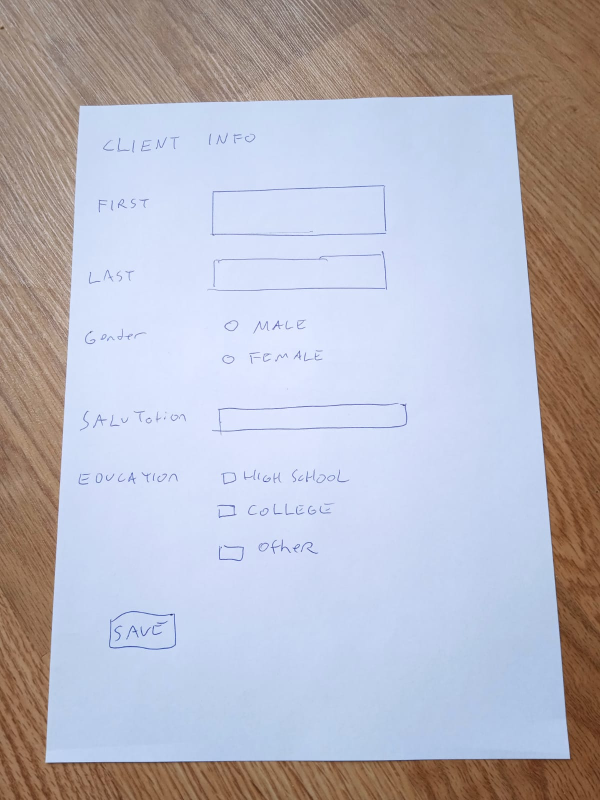
#> input picture img.jpg, 1200 x 1600 px (shown at 1/2 size)
$ jupyter execute homography-transform.ipynb   (older library calls are emulated)
#> lines starting #> are read from the running program, lines starting #| are printed output that depends on the picture; after the words box and inside, x2 and y2 are one past the last pixel; in counts of white or black regions, pixels touching at a corner belong together
[cell 1]
import cv2
import numpy as np
import imutils
from matplotlib import pyplot as plt

[cell 2]
img = cv2.imread("img.jpg")
#> img is the input picture: shape (1600, 1200, 3); mean B, G, R 192.1, 181.4, 182.5

[cell 3]
def shadow_remove(img):
    rgb_planes = cv2.split(img)
    result_norm_planes = []
    for plane in rgb_planes:
        dilated_img = cv2.dilate(plane, np.ones((7, 7), np.uint8),iterations=5)

        # Use bilateral filter instead of medianBlur
        bg_img = cv2.bilateralFilter(dilated_img, d=20, sigmaColor=75, sigmaSpace=75)

        diff_img = 255 - cv2.absdiff(plane, bg_img)
        norm_img = cv2.normalize(diff_img, None, alpha=20, beta=255, norm_type=cv2.NORM_MINMAX, dtype=cv2.CV_8UC1)
        result_norm_planes.append(norm_img)

    shadowremov = cv2.merge(result_norm_planes)
    return shadowremov

[cell 4]
def preprocess(image):

    img_copy = cv2.cvtColor(image.copy(), cv2.COLOR_BGR2GRAY)

    bg_img = cv2.bilateralFilter(img_copy, d=55, sigmaColor=75, sigmaSpace=75)
    divided = cv2.divide(img_copy, bg_img, scale=255)

    clahe = cv2.createCLAHE(clipLimit = 2)
    final_img = clahe.apply(divided) + 30

    final_img = cv2.GaussianBlur(final_img, (3,3), sigmaX=33, sigmaY=33)
    (thresh, final_img) = cv2.threshold(final_img, 0, 255, cv2.THRESH_BINARY | cv2.THRESH_OTSU)

    final_img = cv2.cvtColor(final_img, cv2.COLOR_GRAY2BGR)

    final_img = cv2.bitwise_not(final_img)

    return final_img

[cell 5]
def order_points(points):
    # Convert input to numpy array if not already
    points = np.array(points, dtype="float32")
    rect = np.zeros((4, 2), dtype="float32")  # To hold corners

    # Calculate sums and differences
    s = points.sum(axis=1)  # x + y
    # diff = np.diff(points, axis=1).flatten()  # y - x

    # Assign corners
    rect[0] = points[np.argmin(s)]  # Top-left: smallest sum
    rect[2] = points[np.argmax(s)]  # Bottom-right: largest sum

    # Remove assigned points
    remaining = [i for i in range(len(points)) if i not in [np.argmin(s), np.argmax(s)]]
    remaining_points = points[remaining]

    # Assign remaining corners based on difference
    diff_remaining = np.diff(remaining_points, axis=1).flatten()
    rect[1] = remaining_points[np.argmin(diff_remaining)]  # Top-right: smallest difference
    rect[3] = remaining_points[np.argmax(diff_remaining)]  # Bottom-left: largest difference

    return rect

def four_point_transform(image, pts):

    rect = order_points(pts)
    (tl, tr, br, bl) = rect

    widthA = np.sqrt(((br[0] - bl[0]) ** 2) + ((br[1] - bl[1]) ** 2))
    widthB = np.sqrt(((tr[0] - tl[0]) ** 2) + ((tr[1] - tl[1]) ** 2))
    maxWidth = max(int(widthA), int(widthB))

    heightA = np.sqrt(((tr[0] - br[0]) ** 2) + ((tr[1] - br[1]) ** 2))
    heightB = np.sqrt(((tl[0] - bl[0]) ** 2) + ((tl[1] - bl[1]) ** 2))
    maxHeight = max(int(heightA), int(heightB))

    dst = np.array([
        [0, 0],
        [maxWidth - 1, 0],
        [maxWidth - 1, maxHeight - 1],
        [0, maxHeight - 1]], dtype = "float32")

    M = cv2.getPerspectiveTransform(rect, dst)
    warped = cv2.warpPerspective(image, M, (maxWidth, maxHeight))

    return warped

[cell 6]
plt.imshow(shadow_remove(img))
#> the loop in shadow_remove, `for plane in rgb_planes:` made 3 passes
#> pass 1, in shadow_remove, `dilated_img = cv2.dilate(plane, np.ones((7, 7), np.uint8),iterations=5)`:
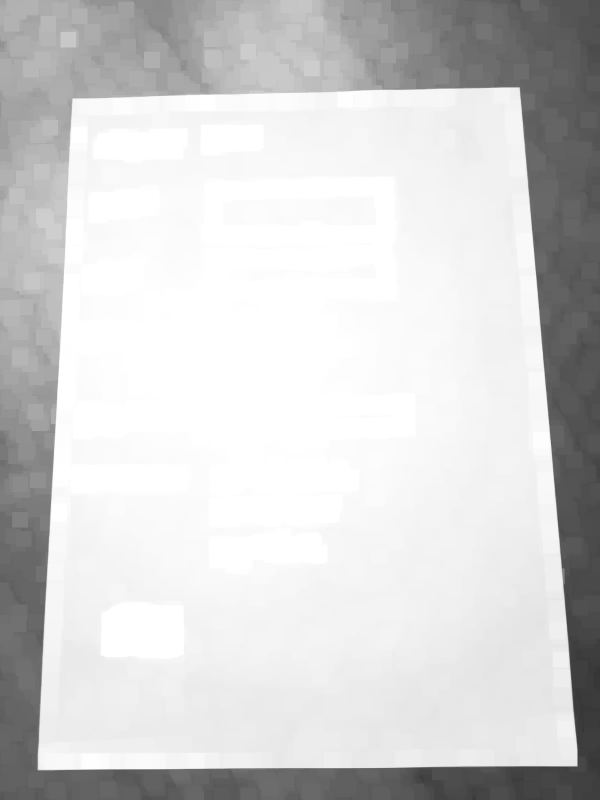
#> dilated_img: shape (1600, 1200) (shown at 1/2 size); min 53, max 255, mean 210.3
#> after the loop in shadow_remove, `for plane in rgb_planes:`:
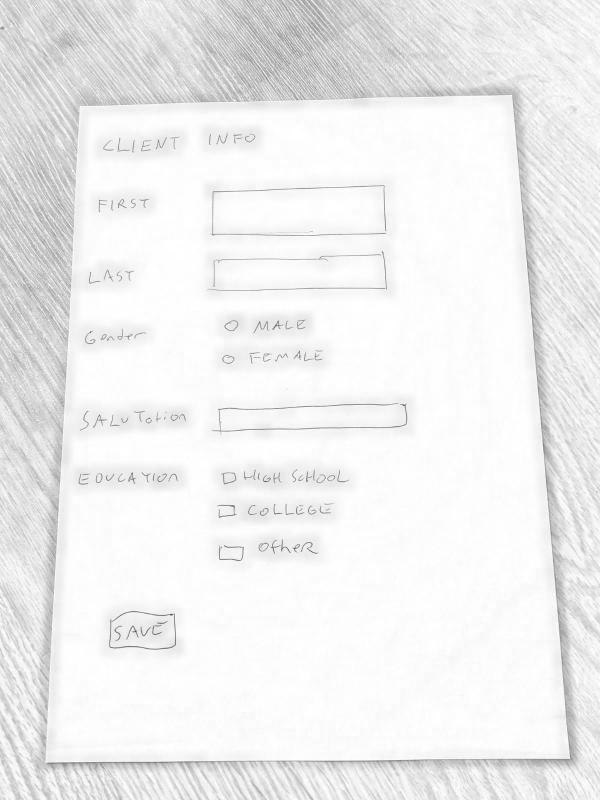
#> diff_img: shape (1600, 1200) (shown at 1/2 size); min 49, max 255, mean 238.9
#> after the loop in shadow_remove, `for plane in rgb_planes:`:
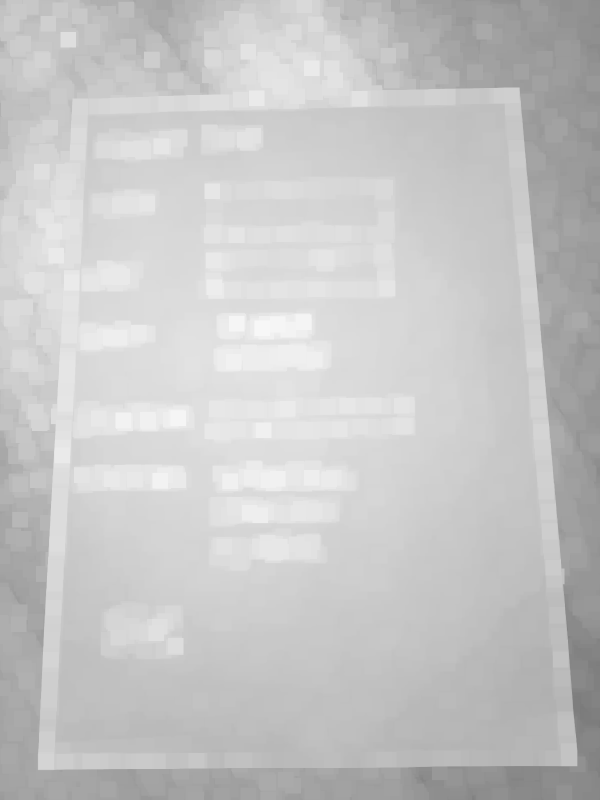
#> dilated_img: shape (1600, 1200) (shown at 1/2 size); min 120, max 247, mean 198.6
#> after the loop in shadow_remove, `for plane in rgb_planes:`: result_norm_planes = 3 items

[cell 7]
class EditWindow():

    def __init__(self, points) -> None:

        self.radius = 15
        self.selected_point = None
        self.points = points

        # Create window and set mouse callback
        cv2.namedWindow("Homography Transform")
        cv2.setMouseCallback("Homography Transform", self.mouse_callback)

    def draw_points(self, img, points):
        """Draw circles around each point and display instruction text."""
        for point in points:

            cv2.circle(img, point[0], self.radius, (0, 255, 0), 2)
            cv2.circle(img, point[0], 1, (0, 0, 255), -1)

        # Display instructions on the image
        cv2.putText(img, "Press 'q' to extract", (10, 30), cv2.FONT_HERSHEY_SIMPLEX, 0.4, (255, 255, 255), 1)
        cv2.putText(img, "Drag the circles to correct", (10, 50), cv2.FONT_HERSHEY_SIMPLEX, 0.4, (255, 255, 255), 1)

    def find_closest_point(self, x, y):
        """Return index of the closest point within the radius, or None if no point is close."""
        for i, (px, py) in enumerate([p[0] for p in self.points]):
            if (x - px)**2 + (y - py)**2 < self.radius**2:
                return i
        return None

    def mouse_callback(self, event, x, y, flags, param):

        if event == cv2.EVENT_LBUTTONDOWN:
            # Check if a point is clicked and select it for dragging
            self.selected_point = self.find_closest_point(x, y)

        elif event == cv2.EVENT_MOUSEMOVE:
            # Move the selected point if any
            if self.selected_point is not None:
                self.points[self.selected_point] = (x, y)

        elif event == cv2.EVENT_LBUTTONUP:
            # Release the selected point
            self.selected_point = None

    def run(self, image):

        while True:
            # Draw points on a copy of the image
            img_copy = image.copy()
            self.draw_points(img_copy, self.points)

            # Display the image
            cv2.imshow("Homography Transform", img_copy)

            # Exit on 'q' key press
            key = cv2.waitKey(1)
            if key & 0xFF == ord('q'):
                break

        cv2.destroyAllWindows()

[cell 8]
ratio = img.shape[0] / 500.0
#> ratio = 3.2
orig = img.copy()
image = imutils.resize(preprocess(shadow_remove(img)), height = 500)
#> the loop in shadow_remove (call 2), `for plane in rgb_planes:` made 3 passes
#> in preprocess, `divided = cv2.divide(img_copy, bg_img, scale=255)`:
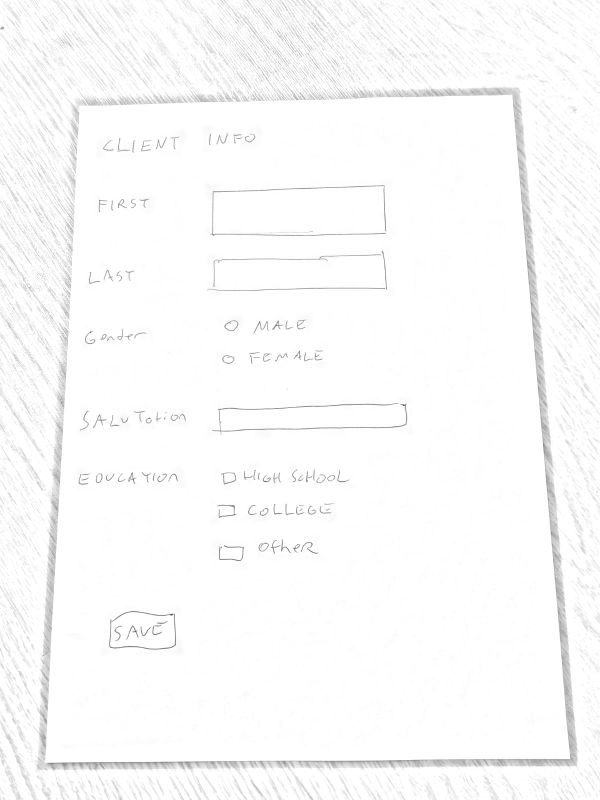
#> divided: shape (1600, 1200) (shown at 1/2 size); min 38, max 255, mean 250.5
#> in preprocess, `final_img = clahe.apply(divided) + 30`:
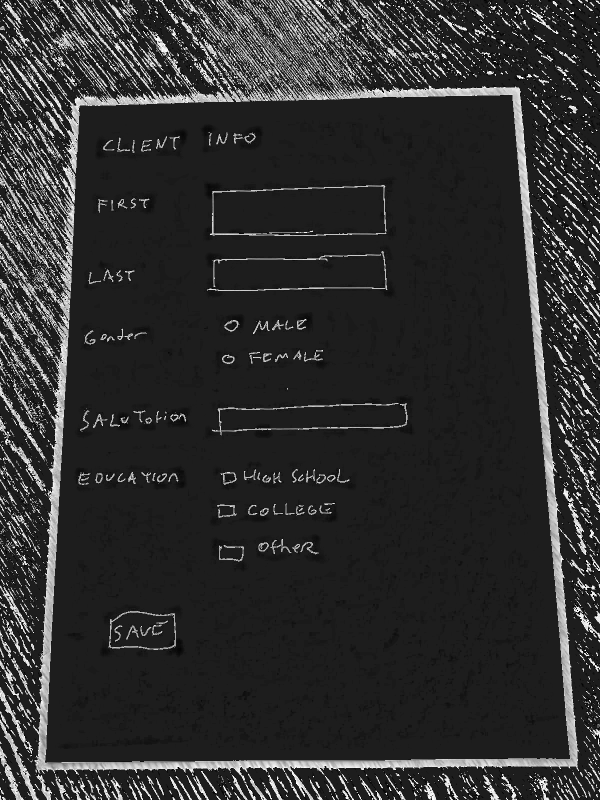
#> final_img: shape (1600, 1200) (shown at 1/2 size); min 0, max 255, mean 47.6
#> in preprocess, `(thresh, final_img) = cv2.threshold(final_img, 0, 255, cv2.THRESH_BINA..`:
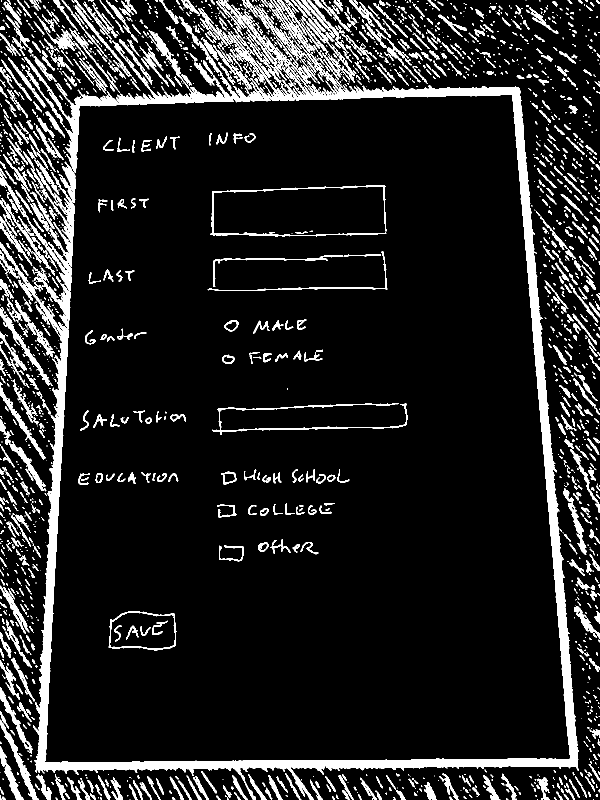
#> final_img: shape (1600, 1200) (shown at 1/2 size); 11.8% white; 2268 white regions (1348 under 20 px), largest, box (x1, y1, x2, y2) and area: (0, 0, 1158, 1600) 93494, (420, 370, 773, 473) 2257, (424, 806, 816, 870) 2206
#> in preprocess, `(thresh, final_img) = cv2.threshold(final_img, 0, 255, cv2.THRESH_BINA..`: thresh = 99

gray = cv2.cvtColor(image, cv2.COLOR_BGR2GRAY)
gray = cv2.GaussianBlur(gray, (5, 5), 0)
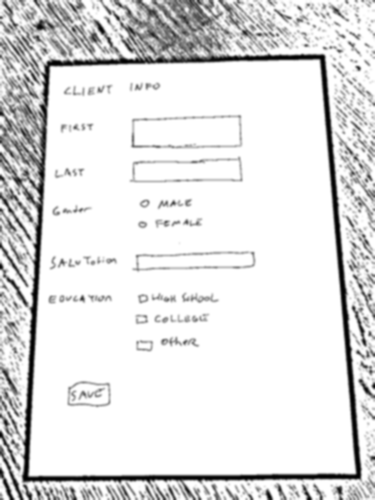
#> gray: shape (500, 375); min 0, max 255, mean 225
edged = cv2.Canny(gray, 100, 255)
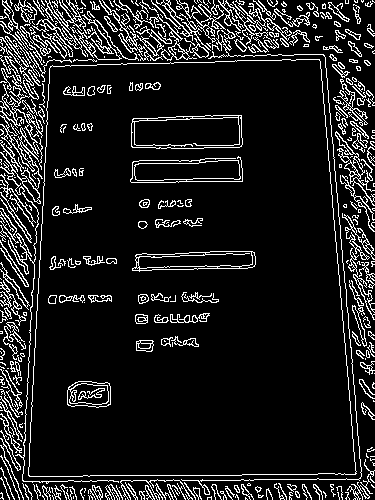
#> edged: shape (500, 375); 11.7% white in thin lines or dots

cnts = cv2.findContours(edged.copy(), cv2.RETR_LIST, cv2.CHAIN_APPROX_SIMPLE)
#> cnts = 754 contours, 496 with area under 20; largest, box (x1, y1, x2, y2) and area: (28, 59, 357, 477) 123400, (28, 59, 357, 477) 123396, (131, 115, 243, 149) 3416, (131, 115, 243, 149) 3141, (130, 156, 243, 183) 2123

cnts = imutils.grab_contours(cnts)
cnts = sorted(cnts, key = cv2.contourArea, reverse = True)[:5]
#> cnts = 5 contours; box (x1, y1, x2, y2) and area: (28, 59, 357, 477) 123400, (28, 59, 357, 477) 123396, (131, 115, 243, 149) 3416, (131, 115, 243, 149) 3141, (130, 156, 243, 183) 2123


for c in cnts:

    peri = cv2.arcLength(c, True)
    approx = cv2.approxPolyDP(c, 0.02 * peri, True)

    if len(approx) == 4:
        editWindow = EditWindow(approx)
        editWindow.run(image)
        screenCnt = approx
        break
#> this loop made 1 pass; (key q is pressed on pass 1)
#> (peri, screenCnt) on pass 1: (1461.4, [[319, 59], [50, 66], [29, 476], [356, 473]])
#> pass 1, in run, `cv2.imshow("Homography Transform", img_copy)`:
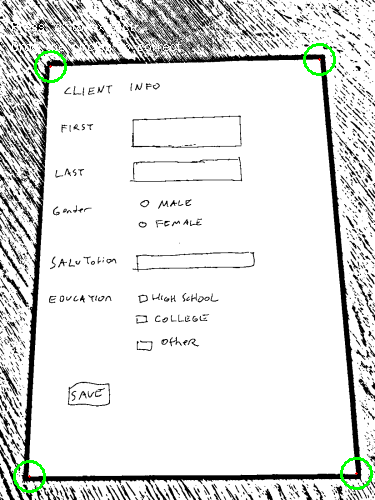
#> window 'Homography Transform': shape (500, 375, 3); mean B, G, R 224.1, 225.6, 224.2

warped = four_point_transform(orig, screenCnt.reshape(4, 2) * ratio)
#> in order_points, `points = np.array(points, dtype="float32")`: points = [[1020.8, 188.8], [160, 211.2], [92.8, 1523.2], [1139.2, 1513.6]]
#> in order_points, `s = points.sum(axis=1)`: s = [1209.6, 371.2, 1616, 2652.8]
#> in order_points, `remaining = [i for i in range(len(points)) if i not in [np.argmin(s), ..`: remaining = [0, 2]
#> in order_points, `remaining_points = points[remaining]`: remaining_points = [[1020.8, 188.8], [92.8, 1523.2]]
#> in order_points, `diff_remaining = np.diff(remaining_points, axis=1).flatten()`: diff_remaining = [-832, 1430.4]
#> in four_point_transform, `rect = order_points(pts)`: rect = [[160, 211.2], [1020.8, 188.8], [1139.2, 1513.6], [92.8, 1523.2]]
#> in four_point_transform, `(tl, tr, br, bl) = rect`: tl = [160, 211.2]; tr = [1020.8, 188.8]; br = [1139.2, 1513.6]; bl = [92.8, 1523.2]
#> in four_point_transform, `widthA = np.sqrt(((br[0] - bl[0]) ** 2) + ((br[1] - bl[1]) ** 2))`: widthA = 1046.4
#> in four_point_transform, `widthB = np.sqrt(((tr[0] - tl[0]) ** 2) + ((tr[1] - tl[1]) ** 2))`: widthB = 861.1
#> in four_point_transform, `maxWidth = max(int(widthA), int(widthB))`: maxWidth = 1046
#> in four_point_transform, `heightA = np.sqrt(((tr[0] - br[0]) ** 2) + ((tr[1] - br[1]) ** 2))`: heightA = 1330.1
#> in four_point_transform, `heightB = np.sqrt(((tl[0] - bl[0]) ** 2) + ((tl[1] - bl[1]) ** 2))`: heightB = 1313.7
#> in four_point_transform, `maxHeight = max(int(heightA), int(heightB))`: maxHeight = 1330
#> in four_point_transform, `dst = np.array([ [0, 0], [maxWidth - 1, 0], [maxWidth - 1, maxHeight -..`: dst = [[0, 0], [1045, 0], [1045, 1329], [0, 1329]]
#> in four_point_transform, `M = cv2.getPerspectiveTransform(rect, dst)`: M = [[1.28, 0.0654, -218.1], [0.0333, 1.28, -275.4], [1.78e-05, 0.00017, 1]]
warped = imutils.resize(warped, width = 500)
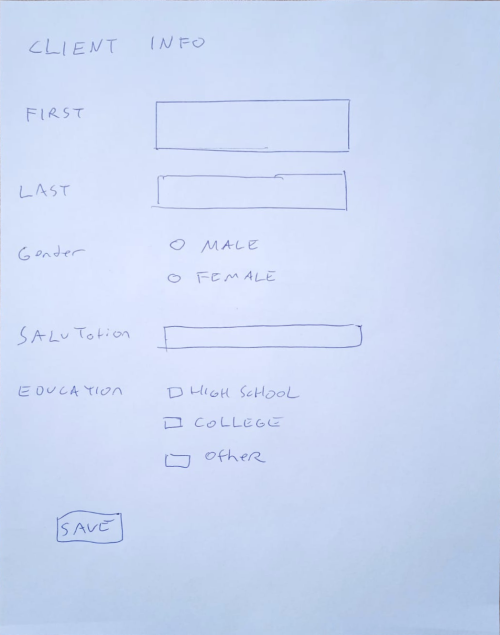
#> warped: shape (635, 500, 3); mean B, G, R 243.1, 216.2, 202.8
cv2.imshow(mat=warped,winname="result")
cv2.waitKey(0)
cv2.destroyAllWindows()

[cell 9]
plt.imshow(warped[:,:,::-1])
print(warped.shape)
#| (635, 500, 3)
